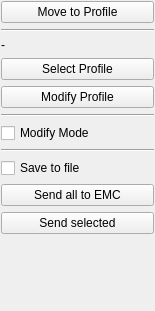
<?xml version="1.0" encoding="UTF-8"?>
<ui version="4.0">
 <class>CAMProfileWidget</class>
 <widget class="QWidget" name="CAMProfileWidget">
  <property name="geometry">
   <rect>
    <x>0</x>
    <y>0</y>
    <width>155</width>
    <height>311</height>
   </rect>
  </property>
  <property name="windowTitle">
   <string>Form</string>
  </property>
  <layout class="QVBoxLayout" name="verticalLayout">
   <property name="sizeConstraint">
    <enum>QLayout::SetDefaultConstraint</enum>
   </property>
   <property name="margin">
    <number>1</number>
   </property>
   <item>
    <widget class="QPushButton" name="pushButton">
     <property name="toolTip">
      <string>Moves selected entities to profile layer</string>
     </property>
     <property name="text">
      <string>Move to Profile</string>
     </property>
    </widget>
   </item>
   <item>
    <widget class="Line" name="line_3">
     <property name="orientation">
      <enum>Qt::Horizontal</enum>
     </property>
    </widget>
   </item>
   <item>
    <widget class="QLabel" name="label">
     <property name="text">
      <string>-</string>
     </property>
     <property name="textFormat">
      <enum>Qt::PlainText</enum>
     </property>
     <property name="wordWrap">
      <bool>true</bool>
     </property>
    </widget>
   </item>
   <item>
    <widget class="QPushButton" name="pushButton_3">
     <property name="toolTip">
      <string>Select profile preferences from the profile database</string>
     </property>
     <property name="text">
      <string>Select Profile</string>
     </property>
    </widget>
   </item>
   <item>
    <widget class="QPushButton" name="pushButton_4">
     <property name="toolTip">
      <string>Change the profile preferences for this profile layer</string>
     </property>
     <property name="text">
      <string>Modify Profile</string>
     </property>
    </widget>
   </item>
   <item>
    <widget class="Line" name="line">
     <property name="orientation">
      <enum>Qt::Horizontal</enum>
     </property>
    </widget>
   </item>
   <item>
    <widget class="QCheckBox" name="cb_modifyMode">
     <property name="toolTip">
      <string>Change to profile modify mode. A mode where you can change the direction and location of the path.</string>
     </property>
     <property name="text">
      <string>Modify Mode</string>
     </property>
    </widget>
   </item>
   <item>
    <widget class="Line" name="line_4">
     <property name="orientation">
      <enum>Qt::Horizontal</enum>
     </property>
    </widget>
   </item>
   <item>
    <widget class="QCheckBox" name="cb_saveToFile">
     <property name="toolTip">
      <string>When enabled the g-code will be saved to file, when un-checked and configured you can send it straight to EMC</string>
     </property>
     <property name="text">
      <string>Save to file</string>
     </property>
    </widget>
   </item>
   <item>
    <widget class="QPushButton" name="pushButton_2">
     <property name="toolTip">
      <string>Send g-code straight to EMC, or save to file</string>
     </property>
     <property name="text">
      <string>Send all to EMC</string>
     </property>
    </widget>
   </item>
   <item>
    <widget class="QPushButton" name="pushButton_5">
     <property name="toolTip">
      <string>Generate G-Code only for selected items, this will be saved or send to EMC</string>
     </property>
     <property name="text">
      <string>Send selected</string>
     </property>
    </widget>
   </item>
   <item>
    <spacer name="verticalSpacer">
     <property name="orientation">
      <enum>Qt::Vertical</enum>
     </property>
     <property name="sizeHint" stdset="0">
      <size>
       <width>20</width>
       <height>40</height>
      </size>
     </property>
    </spacer>
   </item>
  </layout>
 </widget>
 <resources/>
 <connections/>
</ui>
